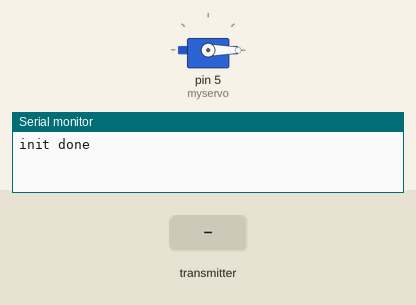
A sketch run on a simulated Arduino Uno, built with avr-gcc and run on an emulated ATmega328P. Parts: servo, the last lines printed to the serial monitor. The test bench sets the inputs (shaded band). No radio packets arrive unless stated.

Above: at 1.2 s.
1.3 s: the transmitter starts sending buf.0 = 0
At 2.6 s:
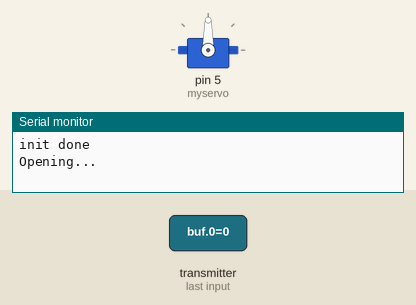
Timing chart, 0 to 4.3 s (numbered marks = the images above; inputs shaded):
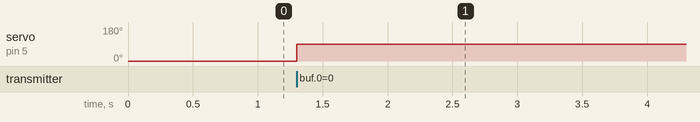

Measured:
- after the input at 1.3 s, servo on pin 5 (myservo): 0° → 90° at once

The sketch:

Reciever-Final.ino
```cpp
#include <RH_ASK.h>
#include <SPI.h>
#include <Servo.h>

Servo myservo;

RH_ASK driver;

void setup() {
  // put your setup code here, to run once:
  Serial.begin(9600);
  while(!Serial);

  myservo.attach(5);
  myservo.write(0);

  if (!driver.init()) Serial.println("init failed");

  Serial.println("init done");
}

void loop() {
  // put your main code here, to run repeatedly:
  uint8_t buf[4];
  uint8_t buflen = sizeof(buf);

  const char* msg = "open";

  if (driver.recv(buf, &buflen)) {
    Serial.println((char*)buf);

    if (strcmp((char*)buf, msg) != 0) {
      Serial.println("Opening...");
      myservo.write(90);
      delay(5000);
      myservo.write(0);
    }
  }
}
```
